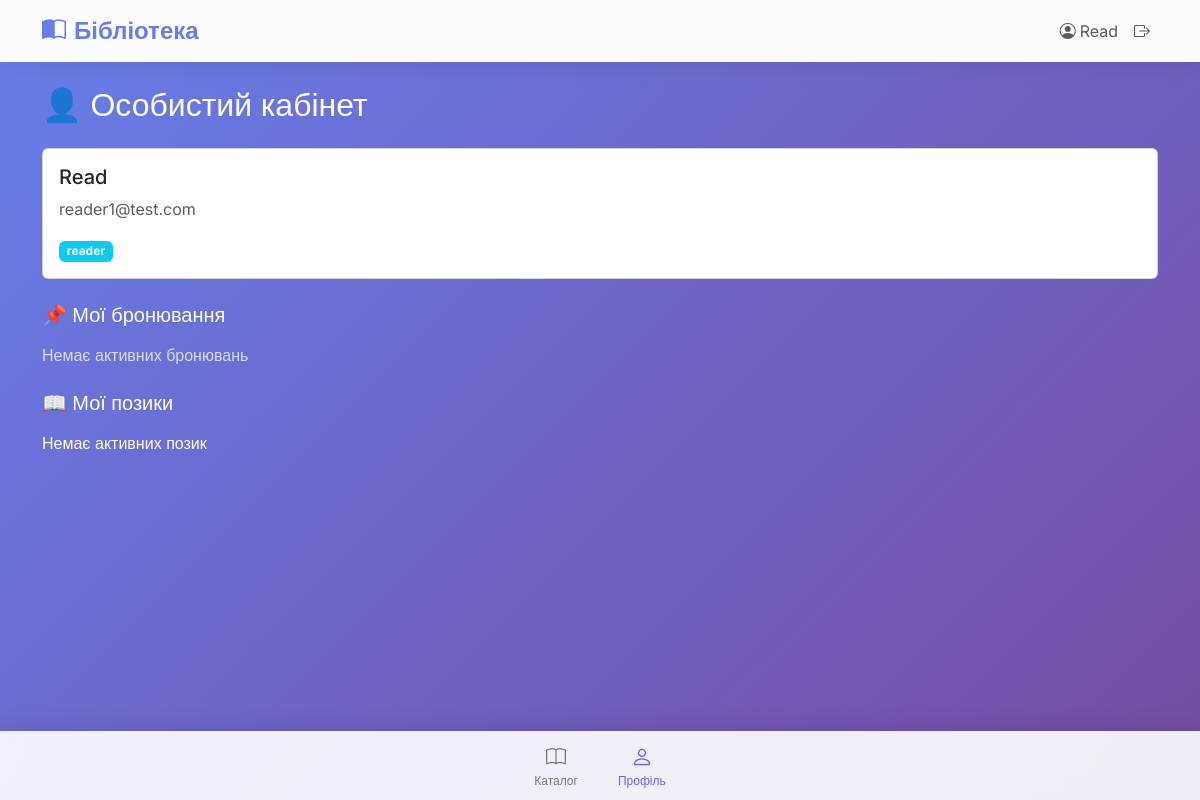
Page /profile/ (signed in) on the committed database.
### core/models.py (models this page shows, shortened)
class User(AbstractUser):
    phone = models.CharField(max_length=20, blank=True, null=True)
    role = models.CharField(
        max_length=20,
        choices=UserRole.choices,
        default=UserRole.READER
    )
    class Meta:
        db_table = 'users'

### core/views.py (the view)
# urls.py: path('profile/', views.profile, name='profile'),
@login_required
def profile(request):
    reservations = Reservation.objects.filter(user=request.user, status='active')
    loans = Loan.objects.filter(user=request.user, return_date__isnull=True)
    return render(request, 'core/profile.html', {
        'reservations': reservations,
        'loans': loans
    })

### core/templates/core/profile.html (shortened to what this page needs)
{% extends 'core/base.html' %}
{% block content %}
<h2 class="text-white mb-4">👤 Особистий кабінет</h2>
<div class="card mb-4">
    <div class="card-body">
        <h5 class="card-title">{{ user.get_full_name|default:user.username }}</h5>
        <p class="card-text text-muted">{{ user.email }}</p>
        <span class="badge bg-info">{{ user.role|default:"reader" }}</span>
    </div>
</div>
<h5 class="text-white mb-3">📌 Мої бронювання</h5>
{% if reservations %}
    {% for res in reservations %}
    <div class="card mb-3 border-0 shadow-sm">
        <div class="card-body">
            <div class="d-flex justify-content-between align-items-center">
                <div>
                    <h6 class="mb-1 fw-bold">{{ res.book.title }}</h6>
                    <p class="mb-1 text-muted small">Заброньовано: {{ res.reservation_date|date:"d.m.Y" }}</p>
                    <p class="mb-0 text-muted small">Дійсне до: {{ res.expiry_date|date:"d.m.Y" }}</p>
                </div>
                <form method="post" action="{% url 'cancel_reservation' res.id %}">
                    {% csrf_token %}
                    <button type="submit" class="btn btn-sm btn-outline-danger" onclick="return confirm('Ви впевнені, що хочете скасувати бронювання?')">
                        <i class="bi bi-x-circle me-1"></i>Скасувати
                    </button>
                </form>
            </div>
        </div>
    </div>
    {% endfor %}
{% else %}
    <p class="text-white opacity-75">Немає активних бронювань</p>
{% endif %}
<h5 class="text-white mb-3 mt-4">📖 Мої позики</h5>
{% if loans %}
    {% for loan in loans %}
    <div class="card mb-3">
        <div class="card-body">
            <h6>{{ loan.book.title }}</h6>
            <p class="mb-1 text-muted">Видано: {{ loan.issue_date|date:"d.m.Y" }}</p>
            <p class="mb-2 text-muted">Повернути до: {{ loan.due_date|date:"d.m.Y" }}</p>
        </div>
    </div>
    {% endfor %}
{% else %}
    <p class="text-white">Немає активних позик</p>
{% endif %}
{% endblock %}

### core/templates/core/base.html (shortened to what this page needs)
<!DOCTYPE html>
<html lang="uk">
<head>
    <link href="https://cdn.jsdelivr.net/npm/bootstrap@5.3.0/dist/css/bootstrap.min.css" rel="stylesheet">
    <link rel="stylesheet" href="https://cdn.jsdelivr.net/npm/bootstrap-icons@1.10.0/font/bootstrap-icons.css">
</head>
<body>
    <nav class="navbar navbar-expand-lg navbar-light sticky-top">
        <div class="container">
            <a class="navbar-brand" href="{% if user.is_authenticated and user.role == 'librarian' %}{% url 'librarian_dashboard' %}{% else %}{% url 'catalog' %}{% endif %}">
                <i class="bi bi-book-half me-2"></i>Бібліотека
            </a>
            <div class="navbar-nav ms-auto">
                {% if user.is_authenticated %}
                    <span class="nav-link text-muted">
                        <i class="bi bi-person-circle me-1"></i>{{ user.username }}
                    </span>
                    <a class="nav-link" href="{% url 'logout' %}">
                        <i class="bi bi-box-arrow-right"></i>
                    </a>
                {% else %}
                    <a class="nav-link d-flex align-items-center gap-1" href="{% url 'login' %}">
                        <i class="bi bi-box-arrow-in-right"></i>
                        <span>Вхід</span>
                    </a>
                {% endif %}
            </div>
        </div>
    </nav>
    <div class="container py-4">
        {% block content %}{% endblock %}
    </div>
    {% if user.is_authenticated and user.role != 'librarian' %}
        <div class="bottom-nav">
            <a href="{% url 'catalog' %}" class="nav-item {% if request.resolver_match.url_name == 'catalog' %}active{% endif %}">
                <i class="bi bi-book"></i>
                <span>Каталог</span>
            </a>
            <a href="{% url 'profile' %}" class="nav-item {% if request.resolver_match.url_name == 'profile' %}active{% endif %}">
                <i class="bi bi-person"></i>
                <span>Профіль</span>
            </a>
        </div>
    {% endif %}
</body>
</html>

### rows in the picture
User: username "Read", get_full_name "Read", email "reader1@test.com", role "reader"
